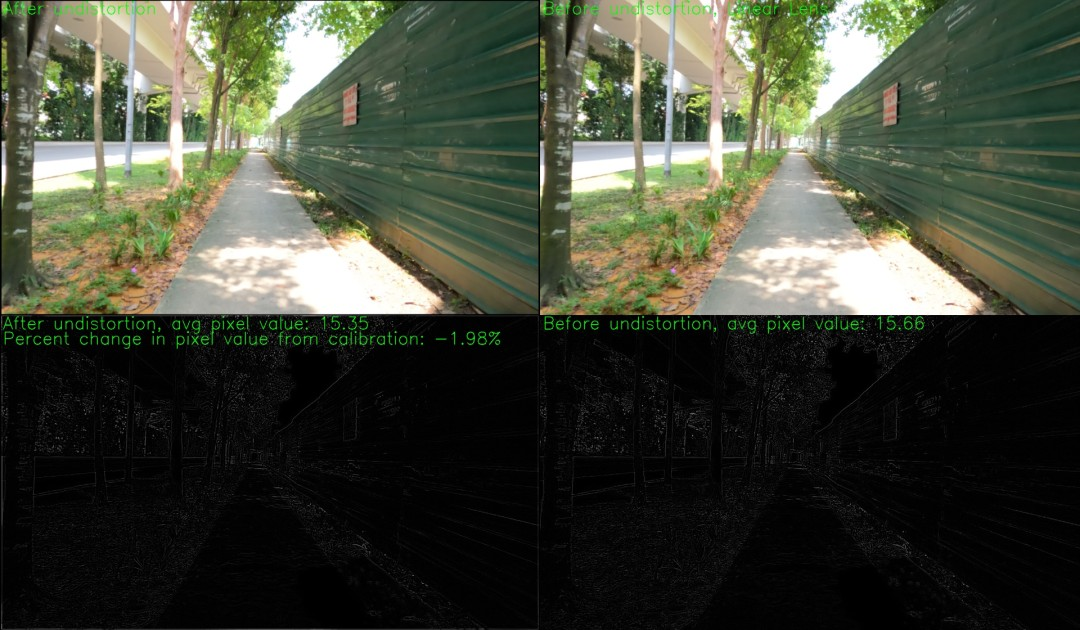
#> input picture imgs/10linearlens_calib.jpg, 1080 x 630 px; its folder holds only this picture in this run
$ python -i 1filterblur.py   (imports and definitions only)   (older library calls are emulated)
#> lines starting #> are read from the running program, lines starting #| are printed output that depends on the picture
import cv2
import os
import shutil as s
import numpy as np
from tqdm import tqdm

#Some decent image may be filtered out here but that is okay since I still have a lot of images to work with#

def getallimgdir(folder, lst):
    runs = os.listdir(folder)
    for run in runs:
        imgs = os.listdir(os.path.join(folder,run))
        for im in imgs:
            fulldir = os.path.join(folder,run,im)
            lst.append(fulldir)

def check_blur(img_lst):
    for i in tqdm(img_lst):
        run = i.split("/")[1]
        thresh = 30.0 #30.0 manually checked that this value is acceptable to detect blurred images in my data# -- #user-defined#
        img = cv2.imread(i)
        kernel = np.array([[0,-1,0], [-1,5,-1], [0,-1,0]])
        img_s = cv2.filter2D(img, -1, kernel)#shapren edges if any#
        img_gray = cv2.cvtColor(img_s,cv2.COLOR_BGR2GRAY)
        img_L = cv2.Laplacian(img_gray,cv2.CV_16S,3)
        abs_dst = cv2.convertScaleAbs(img_L)
        img_area = img.shape[0]*img.shape[1]
        if (abs_dst.sum()/img_area)<thresh:
            img_name = i.split("/")[-1]
            s.move(i,"1filter_sum/"+img_name) #moves image from dataset to another folder#

folders = ["Test_frames", "Train_frames"]
img_list = []
# [4 lines not run here, left out]

>>> import cv2
>>> picture = cv2.imread('../../imgs/10linearlens_calib.jpg', cv2.IMREAD_GRAYSCALE)
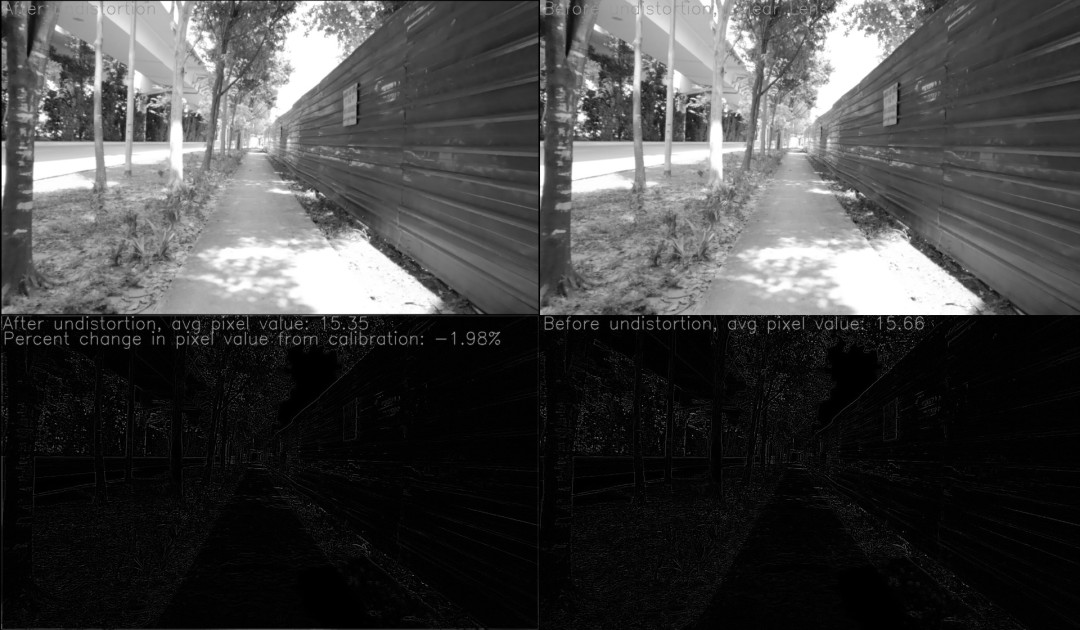
#> picture: shape (630, 1080); min 0, max 255, mean 67
#> (the run stopped early here; a loop or call above may not have finished)

$ run again, on imgs/11inference.jpg
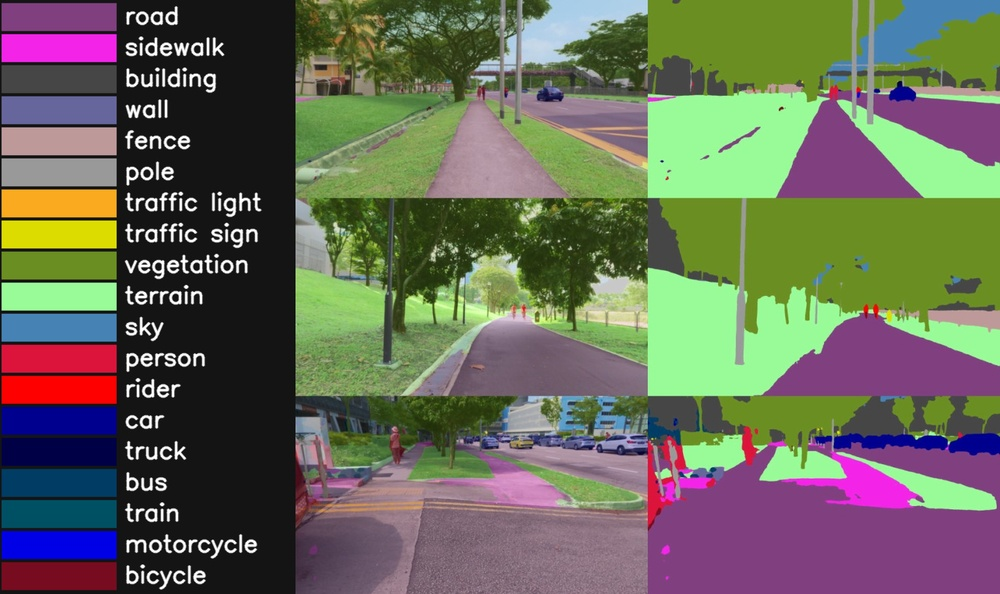
#> input picture imgs/11inference.jpg, 1000 x 594 px, shrunk from 1533 x 911 before the run
#> `picture = cv2.imread('../../imgs/10linearlens_calib.jpg', cv2.IMREAD_G..`:
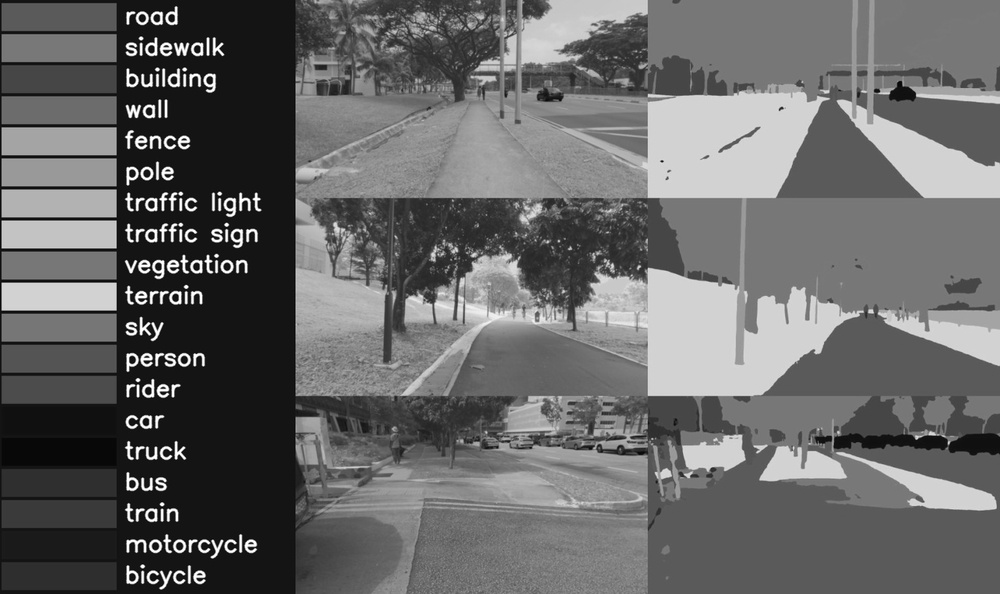
#> picture: shape (594, 1000); min 0, max 255, mean 103.5
